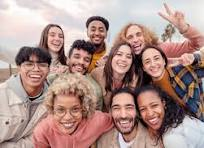
#> input picture Day1/Bounding rectangles to face/group.jpg, 204 x 148 px
$ jupyter execute BoundingRectangles.ipynb   (shell and % lines are left out)
#> lines starting #> are read from the running program, lines starting #| are printed output that depends on the picture
[cell 1]
# Cell 1: Install OpenCV
print("Ensuring OpenCV is installed...")
# `opencv-python` provides the core OpenCV library

print("\nInstallation/check complete. Proceed to next cell.")

[cell 2]
# Cell 2: Import Libraries, Download Haar Cascade, and Load Image

import cv2 # OpenCV library
import matplotlib.pyplot as plt
from PIL import Image # For displaying with matplotlib.pyplot
import numpy as np
import time
from google.colab import files # For image upload
import os

print("Importing libraries and preparing...")

# --- Download Haar Cascade XML file ---
# This file contains the pre-trained model for face detection.
haar_cascade_url = 'https://raw.githubusercontent.com/opencv/opencv/master/data/haarcascades/haarcascade_frontalface_default.xml'
haar_cascade_filename = 'haarcascade_frontalface_default.xml'

print(f"Downloading Haar Cascade file: {haar_cascade_filename}...")
if not os.path.exists(haar_cascade_filename):
    !wget {haar_cascade_url} -O {haar_cascade_filename}
    print("Download complete.")
else:
    print("Haar Cascade file already exists.")


# --- Upload your image ---
print("\nUploading your image...")
uploaded = files.upload()
#> the answer given: group.jpg

# Get the name of the uploaded file (assuming only one file is uploaded)
image_filename = next(iter(uploaded))

# --- Load the image ---
# OpenCV reads images as BGR by default, and as a NumPy array
img_bgr = cv2.imread(image_filename)
#> img_bgr is the input picture: shape (148, 204, 3); mean B, G, R 138.1, 144.3, 174.1

if img_bgr is None:
    print(f"Error: Could not load image from {image_filename}. Check file path.")
else:
    # Convert BGR to RGB for matplotlib display (matplotlib expects RGB)
    img_rgb = cv2.cvtColor(img_bgr, cv2.COLOR_BGR2RGB)

    # Get image dimensions for matplotlib figure size
    height, width, _ = img_rgb.shape # OpenCV image (NumPy array) gives (height, width, channels)
#> height = 148; width = 204
    fig_width = 15 # Set a base width for the figure
    fig_height = fig_width * (height / width) # Adjust height proportionally
#> fig_height = 10.88

    print(f"Image '{image_filename}' loaded. Dimensions: {width}x{height}")
#| Image 'group.jpg' loaded. Dimensions: 204x148

[cell 3]
# Cell 3: Perform Face Detection and Plot Results (using OpenCV)

print("\nDetecting faces using Haar Cascade Classifier...")

# Load the Haar Cascade classifier
face_cascade = cv2.CascadeClassifier(haar_cascade_filename)

# Convert the image to grayscale, which is required for Haar Cascades
gray_image = cv2.cvtColor(img_bgr, cv2.COLOR_BGR2GRAY)
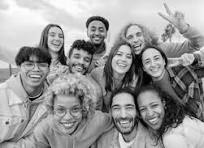
#> gray_image: shape (148, 204); min 0, max 255, mean 152.5

start = time.time()
# Perform face detection
# detectMultiScale parameters:
# 1.3: scaleFactor - how much the image size is reduced at each image scale
# 5: minNeighbors - how many neighbors each candidate rectangle should have to retain it
faces = face_cascade.detectMultiScale(gray_image, scaleFactor=1.1, minNeighbors=5, minSize=(30, 30))
#> faces = [[106, 94, 35, 35], [47, 94, 42, 42]]
end = time.time()

# Create the plot
fig, ax = plt.subplots(figsize=(fig_width, fig_height))
ax.imshow(img_rgb, aspect='auto') # Display the RGB image

print("\n--- Detected Faces ---")
# Draw rectangles around the faces
for (x, y, w, h) in faces:
    # x, y are the top-left corner; w, h are width and height
    print(f"  Face found at X: {x}, Y: {y}, Width: {w}, Height: {h}")

    # Create a Rectangle patch (matplotlib expects left, bottom, width, height for patches)
    # However, for images, it's (left, top), width, height
    rect = plt.Rectangle((x, y), w, h, linewidth=3, edgecolor='r', facecolor='none')
    ax.add_patch(rect)
#> this loop made 2 passes
#|   Face found at X: 106, Y: 94, Width: 35, Height: 35
#|   Face found at X: 47, Y: 94, Width: 42, Height: 42

# Hide axes ticks and labels for a cleaner image
ax.set_axis_off()
plt.show() # Display the plot
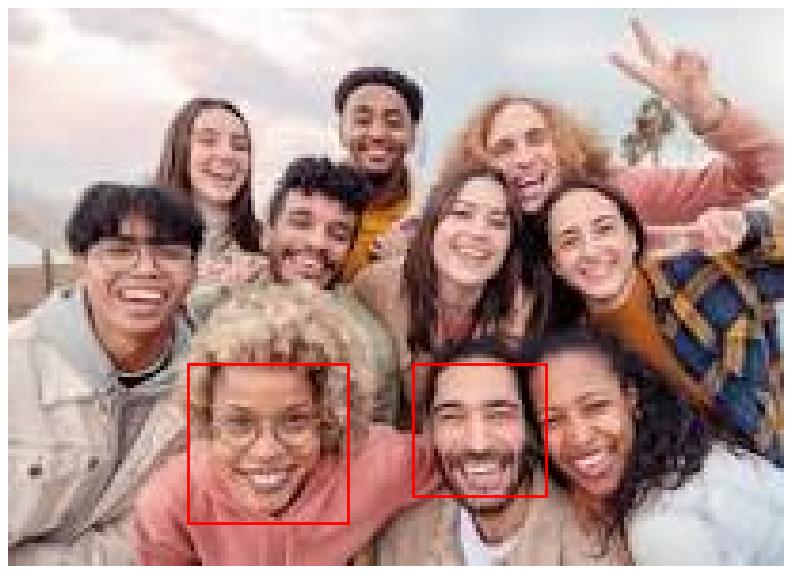
#> figure drawn by matplotlib, 1 panel

print("\n--- Detection Summary ---")
print("Number of faces detected:", len(faces))
#| Number of faces detected: 2
print("Time taken for detection:", round(end - start, 2), " seconds")
